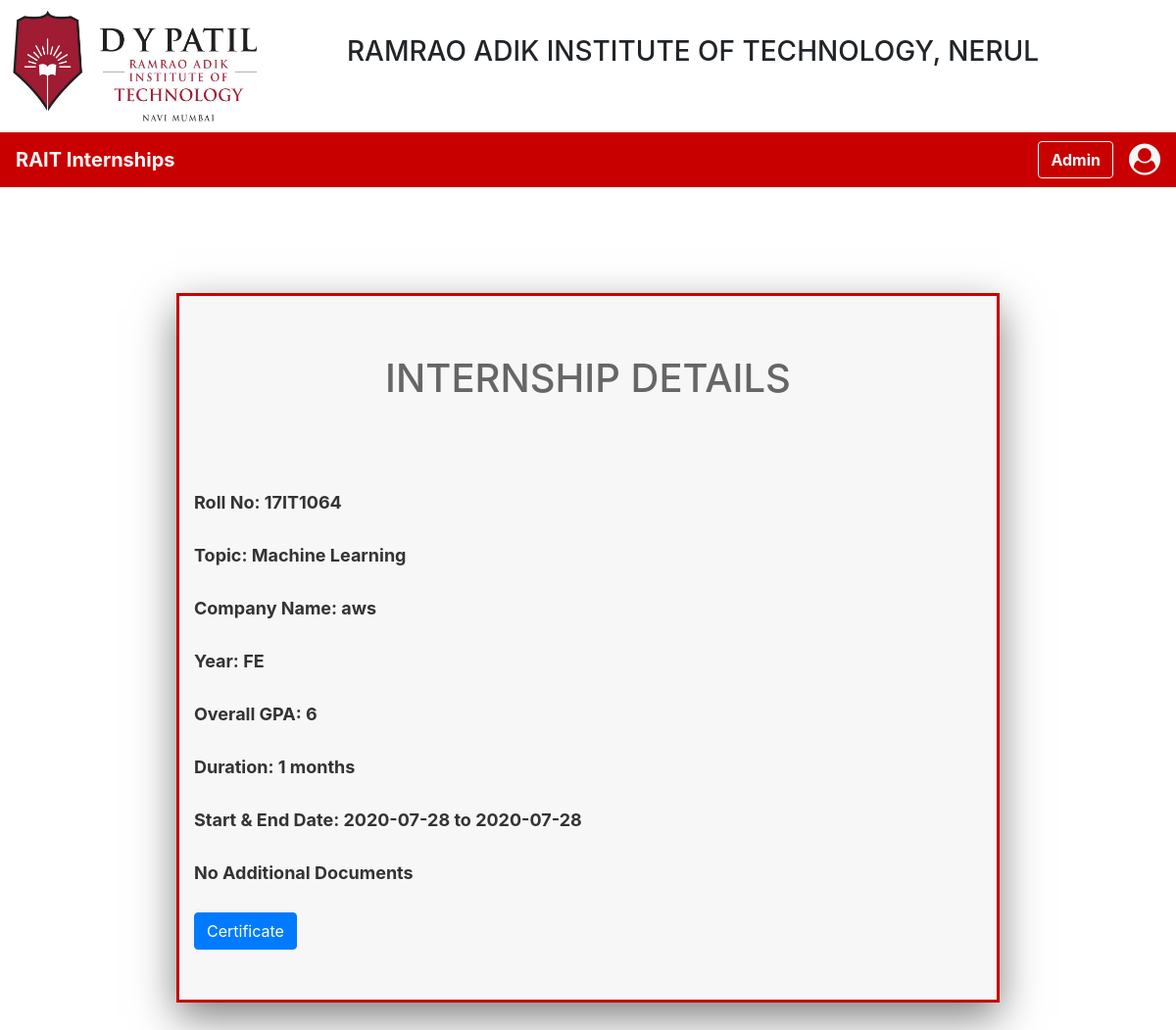
The app's page /SDG_1/admin/admin_2.php?id=5 with its own data.
### tables this page shows
CREATE TABLE `internship_data` (
  `id` int(11) NOT NULL,
  `roll_no` varchar(10) NOT NULL,
  `topic` varchar(50) NOT NULL,
  `year_new` varchar(10) NOT NULL,
  `gpa` float NOT NULL,
  `starting_date` date NOT NULL,
  `end_date` date NOT NULL,
  `company_name` varchar(200) NOT NULL,
  `approval_status` varchar(20) NOT NULL,
  `completion_status` varchar(20) NOT NULL,
  `certificate` varchar(50) NOT NULL,
  `feedback` varchar(500) NOT NULL,
  `duration` int(20) NOT NULL,
  `letter` varchar(100) NOT NULL,
  `myfile` varchar(300) NOT NULL,
  `comment` varchar(200) NOT NULL
);

### SDG_1/admin/admin_2.php (the view, shortened to what this page needs)
<!DOCTYPE html>
<html>
<head>
    <link rel="stylesheet" type="text/css" href="../css/finalcss.css">
    <link rel="stylesheet" href="https://stackpath.bootstrapcdn.com/bootstrap/4.5.0/css/bootstrap.min.css">
    <link rel="stylesheet" href="https://maxcdn.bootstrapcdn.com/font-awesome/4.7.0/css/font-awesome.min.css">
</head>
<div>
        <div style="float:left">
            <img src="../images/dypatil_logo.jpeg" class="center_img" alt="">
        </div>
        <div style="text-align:center;padding:3%;">
            <h3>RAMRAO ADIK INSTITUTE OF TECHNOLOGY, NERUL</h3>
        </div>
</div>
<body class="pink">
    <nav class="navbar-custom navbar navbar-expand-lg sticky-top">
        <a class="navbar-brand" href="#" style="color: #f7f7f7;"><b>RAIT Internships</b></a>
        <div class="collapse navbar-collapse" id="navbarSupportedContent">
            <form class="form-inline my-2 my-lg-0">
                <a href="admin_1.php" class="btn btn-outline-light my-2 my-sm-0 mr-3 "><b>Admin</b></a>
            </form>
            <a href="#"><i class="fa fa-user-circle fa-2x" style="color: #f7f7f7;"></i> </a>
        </div>
    </nav>
    <br><br>
    <div class="container_2">
        <div class="col-lg-12 a" style="color: #333333;"><b>
                <h1 align="center" style="color: #666666;">INTERNSHIP DETAILS</h1><br>
                <?php
                include("../connect.php");
                if(isset($_GET['id'])){
                    $id=$_GET['id'];
                    $sql = "SELECT * FROM internship_data WHERE internship_data.id = '$id'";
                    $result = $conn->query($sql);
                    $data = mysqli_fetch_array($result);
                }
            ?>
                <br><br>
                Roll No: <?php echo $data['roll_no']?> <br><br>
                Topic: <?php echo $data['topic']?> <br><br>
                Company Name: <?php echo $data['company_name']?> <br><br>
                Year: <?php echo $data['year_new'] ?> <br><br>
                Overall GPA: <?php echo $data['gpa'] ?> <br><br>
                Duration: <?php echo $data['duration']." "."months" ?> <br><br>
                Start & End Date: <?php echo $data['starting_date'] ?> to <?php echo $data['end_date'] ?> <br><br>
                <?php
                        if(!empty($data['myfile'])){
                        ?>
                          <a href="<?php echo '../'.$data['myfile']; ?> " target = "_blank"><button class="btn btn-primary">Additional Documents</button></a>
                        <?php
                        }
                        else{
                          echo "No Additional Documents";
                        }
												?><br><br>
                <?php
                        if($data['approval_status'] == 'Pending' ){
                          if($data['letter'] == 'yes'){
                            $_SESSION['roll_no'] = $data['roll_no'];
                            $_SESSION['start_date'] = $data['starting_date'];
                            $_SESSION['company_name'] = $data['company_name'];
                            $_SESSION['letter'] = $data['letter'];
                        ?>
                <label for="letter"> Relieving Letter:</label>
                <a href="#" data-toggle="modal" data-target="#user" id="<?php echo $data['id'];?>"
                    onclick="openModal(this.id)">Open</a>
                <div class="modal" id="user">
                    <div style="border-bottom: transparent;" class="modal-header">
                        <button style="opacity:100%;background-color:#fff;border:2px solid black;border-radius:10px;"
                            type="button" class="close" data-dismiss="modal" aria-label="Close">
                            <span aria-hidden="true">&times;</span>
                        </button>
                    </div>
                    <div id="modalcontent">
                    </div>
                    <form method="POST">
                        <!-- <button type="button" class="btn btn-outline-custom" style="border-color:#c80000;"
                            data-dismiss="modal">Close</button> -->
                    <button style="border:2px solid #999999;" type="submit" name="generate" class="mb-2 btn btn-danger " id="center_1" >Generate</button>
                    </form>
                </div>
                <?php
                        }
                        ?>
                <form method="POST">
                    <textarea rows = "1" cols="35" type="text" placeholder="Comments" name="comments"></textarea><br><br>
                    <button id="approvalstat" name="approvalstat" value="Approved" type="submit"
                        class="btn btn-success btn-lg">Approve</button>&nbsp;
                    <button id="approvalstat" name="approvalstat" value="Rejected" type="submit"
                        class="btn btn-danger btn-lg">Reject</button>
                </form><br>
            </b>
            <?php
                        }
                        else{
                          if($data['completion_status'] == 'Completed'){
                            ?>
            <a href= "<?php echo '../'.$data['certificate']; ?> " target="_blank"><button
                    class="btn btn-primary">Certificate</button></a><br><br>
            <?php
                            }else if($data['certificate'] != 'Not Uploaded Yet'){
                            ?>
            <a href="<?php echo '../'.$data['certificate']; ?> " target="_blank"><button
                    class="btn btn-primary">Certificate</button></a><br><br>
            <form method="POST">
                <textarea rows = "1" cols="35" type="text" placeholder="Comments" name="comments"></textarea><br><br>
                <button id="approvalcert" name="approvalcert" value="Approved" type="submit"
                    class="btn btn-success btn-lg">Approve</button>&nbsp;
                <button id="approvalcert" name="approvalcert" value="Rejected" type="submit"
                    class="btn btn-danger btn-lg">Reject</button>
            </form>
            <?php
                            }else{
                            ?>
            Certificate: <?php echo $data['certificate'] ?>
            <?php
                            }
                        }
                        ?>
        </div>
    </div>
</body>
</html>

### SDG_1/css/finalcss.css (style rules this page uses)
body { border-radius: 2px; top: 50%; align: center; background-color: #fff; color: #333333; font-family: 'Poppins-Regular', sans-serif; }
.navbar-custom { background-color: #c80000; }
.container_2 { table-layout: auto; padding-top: 5%; width: 70%; height: auto; background-color: #f7f7f7; border: 3px solid #c80000; margin: 5% auto 5% auto; box-shadow: 0 15px 40px rgba(0, 0, 0, 0.5); padding-bottom: 2%; }
.center_img { display: block; margin-right: auto; width:250px;height:125px; margin-bottom: 10px ; margin-left: 5%; }

### SDG_1/admin/admin_2.php (style rules this page uses)
.pink { background: #fff; }
div.a { font-size: 18px; }

### records on screen
internship_data: roll_no "17IT1064", topic "Machine Learning", company_name "aws", year_new "FE", gpa "6", duration "1", starting_date "2020-07-28", end_date "2020-07-28"
